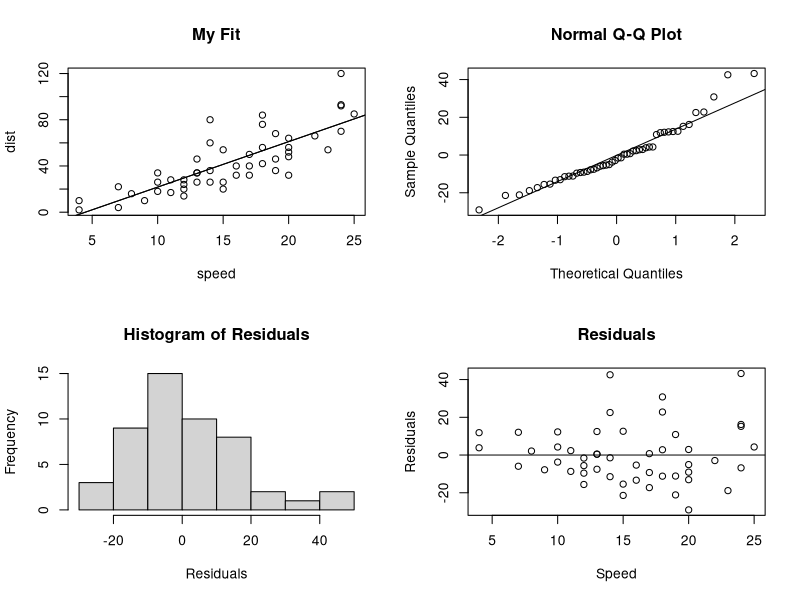

Here is the R script that generated this plot:
## ---- chunk 1

# ToDo list for the submission:

# 1. Install R                                            - OK
# 2. Install Rstudio                                      - OK
# 3. Open Rstudio and take a screenshot                   - OK
# 4. Submit a screenshot of Rstudio open on your screen.  - OK
# and a little checking script to test ...

myfit = lm(dist~speed, data = cars) 
par(mfrow=c(2,2))
with(cars, plot(speed, dist, panel.last = abline(myfit), 
                main="My Fit"))
abline(myfit)
qqnorm(myfit$residuals)
qqline(myfit$residuals)
hist(myfit$residuals, main="Histogram of Residuals",
     xlab="Residuals")
plot(myfit$residuals~cars$speed, main="Residuals",
     xlab="Speed",ylab="Residuals");abline(h=0)
summary(myfit)

